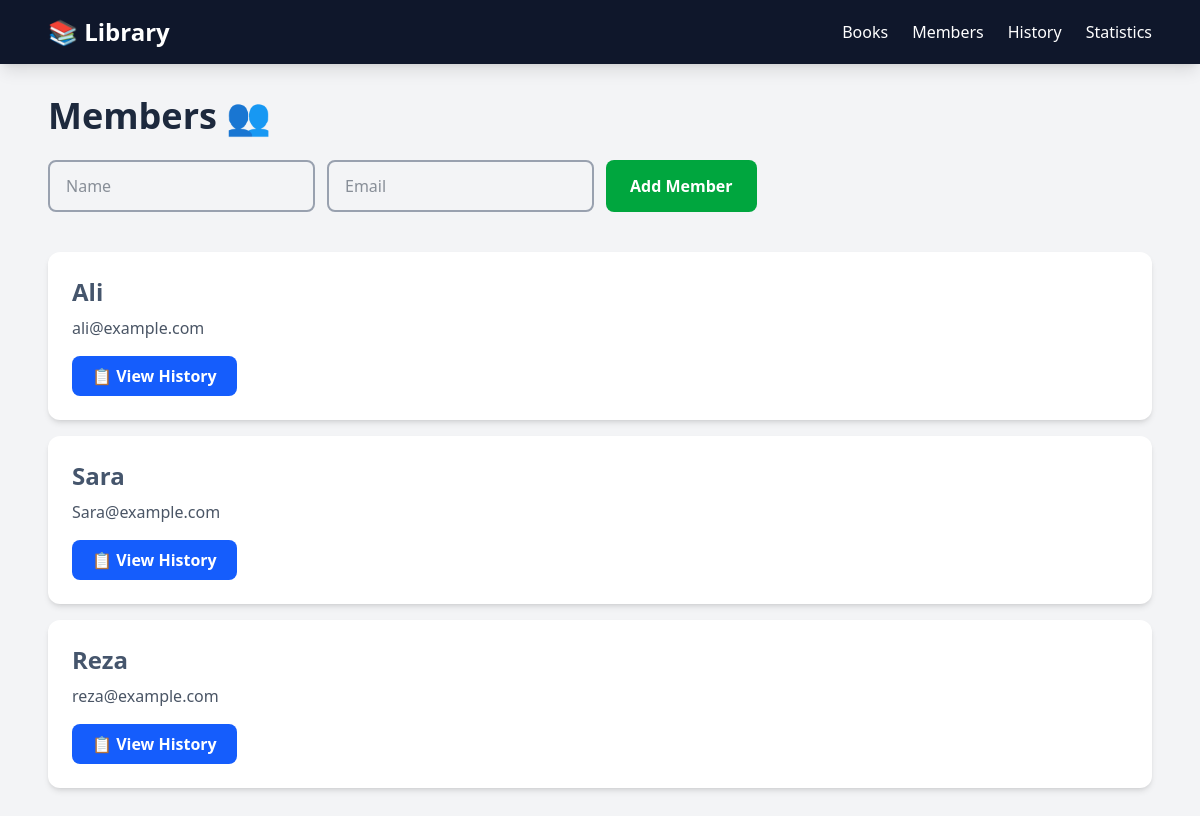
The page /members/ on the database its author committed.
### library/models.py (models this page shows, shortened)
class Member(models.Model):
    name= models.CharField(max_length=100)
    email=models.EmailField(unique=True)

### library/views.py (the view)
# urls.py: path("members/", views.member_list, name="member_list"),
def member_list(request):
    query = request.GET.get("q","").strip()
    members = Member.objects.all()
    if query:
        members=members.filter(
            name__icontains=query
        )
    return render(request, "library/member_list.html", {"members": members})

### library/templates/library/member_list.html (shortened to what this page needs)
{% extends "library/base.html" %}
{% block content %}
  <h1 class="text-4xl font-bold text-slate-800 mb-6">
    Members 👥
  </h1>
  <form method="post" action="{% url 'add_member'  %}" class="flex gap-3 mb-10">
    <input name="name" placeholder="Name" class="px-4 py-3 border-2 border-gray-400 rounded-lg focus:outline-none focus:ring-2 focus:ring-blue-500" >
    <input name="email" placeholder="Email" class="px-4 py-3 border-2 border-gray-400 rounded-lg focus:outline-none focus:ring-2 focus:ring-blue-500">
    <button type="submit" class="px-6 py-3 bg-green-600 text-white font-semibold rounded-lg hover:bg-green-700 transition cursor-pointer" >
      Add Member
    </button>
  </form>
  {% for member in members %}
    <article class="bg-white rounded-xl shadow-md p-6 mb-4" >
      <h2  class="text-2xl font-bold text-slate-600 mb-2" >{{ member.name }}</h2>
      <p class="text-gray-600" >{{ member.email }} </p>
      <a href="{% url 'member_history' member.id %}"
        class="inline-block mt-4 px-5 py-2 bg-blue-600 text-white font-semibold rounded-lg hover:bg-blue-700 transition cursor-pointer">
        📋 View History
      </a>
    </article>
    {% empty %}
    <p class="text-gray-500 text-lg">Member not found!</p>
  {% endfor %}
{% endblock %}

### rows shown on the page
Member: name "Ali", email "ali@example.com"
Member: name "Sara", email "Sara@example.com"
Member: name "Reza", email "reza@example.com"
